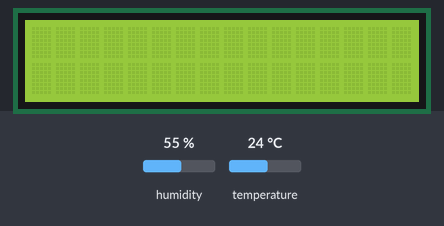
A sketch run on a simulated Arduino Uno, built with avr-gcc and run on an emulated ATmega328P. On the bench: 16×2 character LCD. Inputs (shaded band) come from the test bench; at power-on: humidity 55 %, temperature 24 °C.

Above: at 1.2 s.
1.3 s: humidity set to 22 %
At 4.8 s:
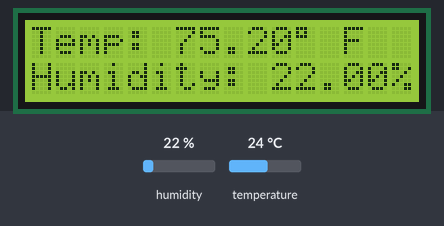
5.6 s: temperature set to 12 °C
At 8.9 s:
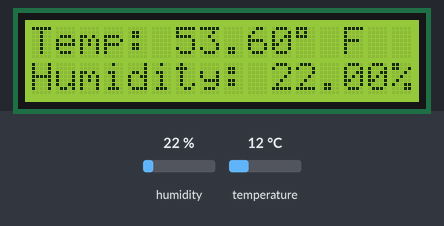
9.6 s: humidity set to 40 %
At 13.0 s:
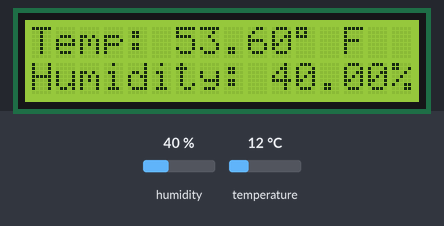
13.7 s: temperature set to 19 °C
At 17.0 s:
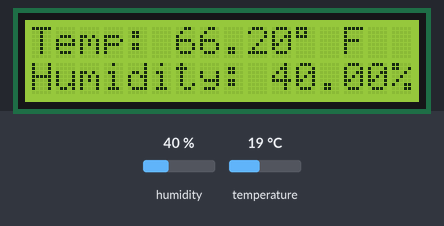
Timing chart, 0 to 18.5 s (numbered marks = the images above; inputs shaded):
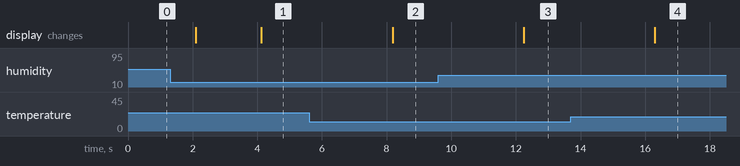

The sketch:

temp-humidity-lcd.ino
```cpp
/*
 This program is based off of a Liquid Crystal Example. But instead of using that, I
 re-did some of the code to work better, and to output data from a DHT11.

    PINOUT
  LCD:
RS: 4
Enable : 2
d0 6
d1 7
d2 8
d3 9
d4 10
d5 11
d6 12
d7 13

  DHT11:
out 5
 */
// include the library code:
#include <dht.h>
#include <LiquidCrystal.h>

#define DHT11_PIN 5

dht DHT;

// initialize the library by associating any needed LCD interface pin
// with the arduino pin number it is connected to
const int rs = 4, en = 2, d0 = 6, d1 = 7, d2 = 8, d3 = 9, d4 = 10, d5 = 11, d6 = 12, d7 = 13;
LiquidCrystal lcd(rs, en, d0, d1, d2, d3, d4, d5, d6, d7);

void setup() {
  // set up the LCD's number of columns and rows:
  lcd.begin(16, 2); //Only change this if you know what your are doing.
}

void loop() {
        // Humidiy And Temperture DHT11
        int chk = DHT.read11(DHT11_PIN);
        delay(2000); //DO NOT LOWER THIS DELAY! If it is changed to a lower value, the DHT11 will NOT work right.

        lcd.clear();
        String converted;
        converted = DHT.temperature * 1.8 + 32; //Comment this line out for celsius
        // This section is for the preparing of text so it can be put onto the lcd
        String sone = "Temp: ";
        String stwo = sone + converted;
        String sthree = "Humidity: ";
        String spercent = "%";
        String sfour = sthree + DHT.humidity + spercent;
        //Print the previous values to the LCD
        lcd.print(stwo);
        lcd.print((char)223); //Print the temp symbol
        lcd.print(" F"); //Comment this line out and uncomment the next lin for celsius label
//        lcd.print(" C");
        lcd.setCursor(0,1);
        lcd.print(sfour);
}
```

Measured:
- after the input at 1.3 s, the display: first differs from a run without the input after 2.8 s (image 1)
- after the input at 5.6 s, the display: changes after 2.6 s (image 2)
- after the input at 9.6 s, the display: changes after 2.6 s (image 3)
- after the input at 13.7 s, the display: changes after 2.6 s (image 4)
